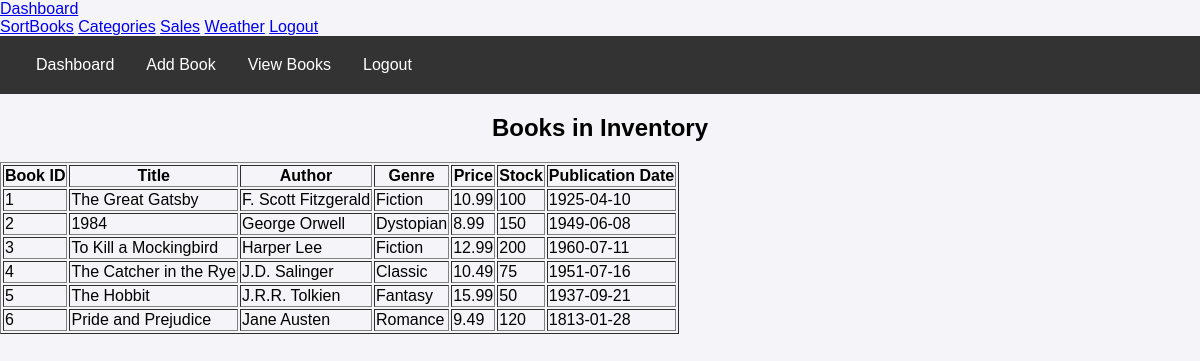
The page /view.php on the database its author committed.
### tables this page shows
CREATE TABLE Books (
    book_id INT AUTO_INCREMENT PRIMARY KEY,
    title VARCHAR(255) NOT NULL,
    author VARCHAR(100) NOT NULL,
    ISBN VARCHAR(20) UNIQUE,
    genre VARCHAR(50) NOT NULL,
    price DECIMAL(10, 2) NOT NULL,
    stock_quantity INT NOT NULL,
    publication_date DATE NULL
);

### view.php (the view, shortened to what this page needs)
<?php
include 'db_connect.php';
include 'nav.php';
try {
    $stmt = $pdo->query("SELECT * FROM Books");
    $books = $stmt->fetchAll(PDO::FETCH_ASSOC);
} catch (PDOException $e) {
    $books = [];
    $error = "Error fetching books: " . $e->getMessage();
}
?>
<!DOCTYPE html>
<html lang="en">
<head>
    <link rel="stylesheet" href="css/style.css">
</head>
<body>
<div class="navbar">
    <a href="index.php">Dashboard</a>
    <a href="create.php">Add Book</a>
    <a href="read.php">View Books</a>
    <a href="logout.php">Logout</a>
</div>
    <h2>Books in Inventory</h2>
    <table border="1">
        <tr>
            <th>Book ID</th>
            <th>Title</th>
            <th>Author</th>
            <th>Genre</th>
            <th>Price</th>
            <th>Stock</th>
            <th>Publication Date</th>
        </tr>
        <?php foreach ($books as $book): ?>
        <tr>
            <td><?php echo htmlspecialchars($book['book_id']); ?></td>
            <td><?php echo htmlspecialchars($book['title']); ?></td>
            <td><?php echo htmlspecialchars($book['author']); ?></td>
            <td><?php echo htmlspecialchars($book['genre']); ?></td>
            <td><?php echo htmlspecialchars($book['price']); ?></td>
            <td><?php echo htmlspecialchars($book['stock_quantity']); ?></td>
            <td><?php echo htmlspecialchars($book['publication_date'] ?? 'N/A'); ?></td>
        </tr>
        <?php endforeach; ?>
    </table>
</body>
</html>

### style.css (style rules this page uses)
body { font-family: Arial, sans-serif; background-color: #f4f4f9; margin: 0; padding: 0; }
h2, h1 { text-align: center; }
.navbar { overflow: hidden; background-color: #333; padding: 10px 20px; }
.navbar a { float: left; display: block; color: white; text-align: center; padding: 10px 16px; text-decoration: none; }

### rows shown on the page
books: book_id "1", title "The Great Gatsby", author "F. Scott Fitzgerald", genre "Fiction", price "10.99", stock_quantity "100", publication_date "1925-04-10"
books: book_id "2", title "1984", author "George Orwell", genre "Dystopian", price "8.99", stock_quantity "150", publication_date "1949-06-08"
books: book_id "3", title "To Kill a Mockingbird", author "Harper Lee", genre "Fiction", price "12.99", stock_quantity "200", publication_date "1960-07-11"
books: book_id "4", title "The Catcher in the Rye", author "J.D. Salinger", genre "Classic", price "10.49", stock_quantity "75", publication_date "1951-07-16"
books: book_id "5", title "The Hobbit", author "J.R.R. Tolkien", genre "Fantasy", price "15.99", stock_quantity "50", publication_date "1937-09-21"
books: book_id "6", title "Pride and Prejudice", author "Jane Austen", genre "Romance", price "9.49", stock_quantity "120", publication_date "1813-01-28"
